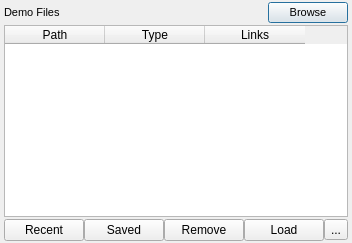
            <widget class="QWidget" name="demoLoadedTab">
             <property name="sizePolicy">
              <sizepolicy hsizetype="Preferred" vsizetype="Preferred">
               <horstretch>0</horstretch>
               <verstretch>0</verstretch>
              </sizepolicy>
             </property>
             <property name="minimumSize">
              <size>
               <width>325</width>
               <height>0</height>
              </size>
             </property>
             <property name="maximumSize">
              <size>
               <width>16777215</width>
               <height>16777215</height>
              </size>
             </property>
             <property name="baseSize">
              <size>
               <width>350</width>
               <height>0</height>
              </size>
             </property>
             <property name="statusTip">
              <string/>
             </property>
             <attribute name="title">
              <string>Demo</string>
             </attribute>
             <attribute name="toolTip">
              <string>Loaded demo files</string>
             </attribute>
             <layout class="QVBoxLayout" name="verticalLayout_34">
              <property name="spacing">
               <number>2</number>
              </property>
              <property name="leftMargin">
               <number>4</number>
              </property>
              <property name="topMargin">
               <number>2</number>
              </property>
              <property name="rightMargin">
               <number>4</number>
              </property>
              <property name="bottomMargin">
               <number>2</number>
              </property>
              <item>
               <layout class="QHBoxLayout" name="dataLoadedTopBtns">
                <property name="spacing">
                 <number>4</number>
                </property>
                <property name="leftMargin">
                 <number>0</number>
                </property>
                <property name="rightMargin">
                 <number>0</number>
                </property>
                <item>
                 <widget class="QLabel" name="demoLoadedLabel">
                  <property name="font">
                   <font>
                    <pointsize>8</pointsize>
                    <bold>false</bold>
                    <kerning>true</kerning>
                   </font>
                  </property>
                  <property name="text">
                   <string>Demo Files</string>
                  </property>
                  <property name="indent">
                   <number>0</number>
                  </property>
                 </widget>
                </item>
                <item>
                 <spacer name="horizontalSpacer_2">
                  <property name="orientation">
                   <enum>Qt::Horizontal</enum>
                  </property>
                  <property name="sizeHint" stdset="0">
                   <size>
                    <width>40</width>
                    <height>20</height>
                   </size>
                  </property>
                 </spacer>
                </item>
                <item>
                 <widget class="QPushButton" name="browseDemoBtn">
                  <property name="maximumSize">
                   <size>
                    <width>16777215</width>
                    <height>16777215</height>
                   </size>
                  </property>
                  <property name="font">
                   <font>
                    <pointsize>8</pointsize>
                    <kerning>true</kerning>
                   </font>
                  </property>
                  <property name="statusTip">
                   <string>Browse for .demo file</string>
                  </property>
                  <property name="text">
                   <string>Browse</string>
                  </property>
                  <property name="autoDefault">
                   <bool>true</bool>
                  </property>
                  <property name="default">
                   <bool>true</bool>
                  </property>
                 </widget>
                </item>
               </layout>
              </item>
              <item>
               <widget class="QTableWidget" name="demoLoadedTree">
                <property name="sizePolicy">
                 <sizepolicy hsizetype="Preferred" vsizetype="Expanding">
                  <horstretch>0</horstretch>
                  <verstretch>0</verstretch>
                 </sizepolicy>
                </property>
                <property name="minimumSize">
                 <size>
                  <width>325</width>
                  <height>0</height>
                 </size>
                </property>
                <property name="baseSize">
                 <size>
                  <width>350</width>
                  <height>0</height>
                 </size>
                </property>
                <property name="statusTip">
                 <string>Currently loaded demos available to edit</string>
                </property>
                <property name="frameShadow">
                 <enum>QFrame::Sunken</enum>
                </property>
                <column>
                 <property name="text">
                  <string>Path</string>
                 </property>
                </column>
                <column>
                 <property name="text">
                  <string>Type</string>
                 </property>
                </column>
                <column>
                 <property name="text">
                  <string>Links</string>
                 </property>
                </column>
               </widget>
              </item>
              <item>
               <layout class="QHBoxLayout" name="dataLoadedBtns">
                <property name="spacing">
                 <number>0</number>
                </property>
                <item>
                 <widget class="QPushButton" name="demoRecentBtn">
                  <property name="statusTip">
                   <string>Open recently loaded .demo file</string>
                  </property>
                  <property name="text">
                   <string>Recent</string>
                  </property>
                  <property name="autoDefault">
                   <bool>false</bool>
                  </property>
                  <property name="default">
                   <bool>false</bool>
                  </property>
                  <property name="flat">
                   <bool>false</bool>
                  </property>
                 </widget>
                </item>
                <item>
                 <widget class="QPushButton" name="demoSavedBtn">
                  <property name="statusTip">
                   <string>Open a saved .demo file/list of .demo files</string>
                  </property>
                  <property name="text">
                   <string>Saved</string>
                  </property>
                 </widget>
                </item>
                <item>
                 <widget class="QPushButton" name="demoRemoveBtn">
                  <property name="text">
                   <string>Remove</string>
                  </property>
                 </widget>
                </item>
                <item>
                 <widget class="QPushButton" name="demoLoadBtn">
                  <property name="text">
                   <string>Load</string>
                  </property>
                 </widget>
                </item>
                <item>
                 <widget class="QToolButton" name="demoEtcBtn">
                  <property name="text">
                   <string>...</string>
                  </property>
                  <property name="checkable">
                   <bool>false</bool>
                  </property>
                  <property name="popupMode">
                   <enum>QToolButton::InstantPopup</enum>
                  </property>
                  <property name="toolButtonStyle">
                   <enum>Qt::ToolButtonTextOnly</enum>
                  </property>
                  <property name="autoRaise">
                   <bool>false</bool>
                  </property>
                  <property name="arrowType">
                   <enum>Qt::NoArrow</enum>
                  </property>
                 </widget>
                </item>
               </layout>
              </item>
             </layout>
            </widget>
